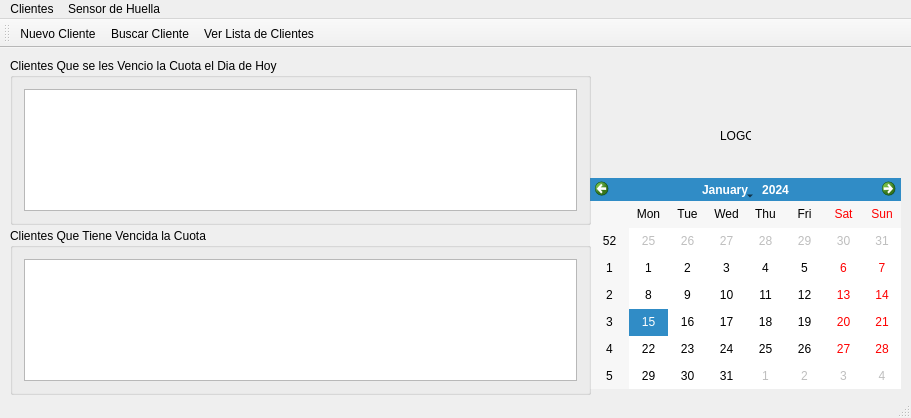
<?xml version="1.0" encoding="UTF-8"?>
<ui version="4.0">
 <class>IMCsoftware</class>
 <widget class="QMainWindow" name="IMCsoftware">
  <property name="geometry">
   <rect>
    <x>0</x>
    <y>0</y>
    <width>911</width>
    <height>418</height>
   </rect>
  </property>
  <property name="windowTitle">
   <string>IMCsoftware</string>
  </property>
  <widget class="QWidget" name="centralWidget">
   <widget class="QCalendarWidget" name="calendarWidget">
    <property name="geometry">
     <rect>
      <x>590</x>
      <y>130</y>
      <width>311</width>
      <height>211</height>
     </rect>
    </property>
   </widget>
   <widget class="QGroupBox" name="parametersBox">
    <property name="geometry">
     <rect>
      <x>10</x>
      <y>10</y>
      <width>581</width>
      <height>167</height>
     </rect>
    </property>
    <property name="title">
     <string>Clientes Que se les Vencio la Cuota el Dia de Hoy</string>
    </property>
    <layout class="QGridLayout" name="gridLayout_2">
     <item row="0" column="1">
      <widget class="QTableWidget" name="tableWidget_VencenHoy"/>
     </item>
    </layout>
   </widget>
   <widget class="QGroupBox" name="parametersBox_2">
    <property name="geometry">
     <rect>
      <x>10</x>
      <y>180</y>
      <width>581</width>
      <height>167</height>
     </rect>
    </property>
    <property name="title">
     <string>Clientes Que Tiene Vencida la Cuota</string>
    </property>
    <layout class="QGridLayout" name="gridLayout_3">
     <item row="0" column="0">
      <widget class="QTableWidget" name="tableWidget_Vencidos"/>
     </item>
    </layout>
   </widget>
   <widget class="QLabel" name="label_logo">
    <property name="geometry">
     <rect>
      <x>720</x>
      <y>80</y>
      <width>31</width>
      <height>16</height>
     </rect>
    </property>
    <property name="text">
     <string>LOGO </string>
    </property>
   </widget>
  </widget>
  <widget class="QMenuBar" name="menuBar">
   <property name="geometry">
    <rect>
     <x>0</x>
     <y>0</y>
     <width>911</width>
     <height>21</height>
    </rect>
   </property>
   <widget class="QMenu" name="menuClientes">
    <property name="title">
     <string>Clientes</string>
    </property>
    <addaction name="actionNuevo_Cliente"/>
    <addaction name="separator"/>
    <addaction name="actionBuscar_Cliente"/>
    <addaction name="separator"/>
    <addaction name="actionVer_Lista_de_Clientes"/>
    <addaction name="separator"/>
   </widget>
   <widget class="QMenu" name="menuSensor_de_Huella">
    <property name="title">
     <string>Sensor de Huella</string>
    </property>
    <addaction name="actionConnect"/>
    <addaction name="separator"/>
    <addaction name="actionDisconnect"/>
    <addaction name="separator"/>
    <addaction name="actionConfigure"/>
    <addaction name="separator"/>
    <addaction name="actionClear"/>
    <addaction name="separator"/>
    <addaction name="actionAbout"/>
    <addaction name="separator"/>
   </widget>
   <addaction name="menuClientes"/>
   <addaction name="menuSensor_de_Huella"/>
  </widget>
  <widget class="QToolBar" name="mainToolBar">
   <attribute name="toolBarArea">
    <enum>TopToolBarArea</enum>
   </attribute>
   <attribute name="toolBarBreak">
    <bool>false</bool>
   </attribute>
   <addaction name="actionNuevo_Cliente"/>
   <addaction name="actionBuscar_Cliente"/>
   <addaction name="actionVer_Lista_de_Clientes"/>
  </widget>
  <widget class="QStatusBar" name="statusBar"/>
  <action name="actionNuevo_Cliente">
   <property name="text">
    <string>Nuevo Cliente</string>
   </property>
   <property name="shortcut">
    <string>Ctrl+N</string>
   </property>
  </action>
  <action name="actionBuscar_Cliente">
   <property name="text">
    <string>Buscar Cliente</string>
   </property>
   <property name="shortcut">
    <string>Ctrl+B</string>
   </property>
  </action>
  <action name="actionVer_Lista_de_Clientes">
   <property name="text">
    <string>Ver Lista de Clientes</string>
   </property>
   <property name="shortcut">
    <string>Ctrl+L</string>
   </property>
  </action>
  <action name="actionAbout">
   <property name="text">
    <string>&amp;About</string>
   </property>
   <property name="toolTip">
    <string>About program</string>
   </property>
   <property name="shortcut">
    <string>Alt+A</string>
   </property>
  </action>
  <action name="actionAboutQt">
   <property name="text">
    <string>About Qt</string>
   </property>
  </action>
  <action name="actionConnect">
   <property name="icon">
    <iconset>
     <normaloff>:/images/connect.png</normaloff>:/images/connect.png</iconset>
   </property>
   <property name="text">
    <string>C&amp;onnect</string>
   </property>
   <property name="toolTip">
    <string>Connect to serial port</string>
   </property>
   <property name="shortcut">
    <string>Ctrl+C</string>
   </property>
  </action>
  <action name="actionDisconnect">
   <property name="icon">
    <iconset>
     <normaloff>:/images/disconnect.png</normaloff>:/images/disconnect.png</iconset>
   </property>
   <property name="text">
    <string>&amp;Disconnect</string>
   </property>
   <property name="toolTip">
    <string>Disconnect from serial port</string>
   </property>
   <property name="shortcut">
    <string>Ctrl+D</string>
   </property>
  </action>
  <action name="actionConfigure">
   <property name="icon">
    <iconset>
     <normaloff>:/images/settings.png</normaloff>:/images/settings.png</iconset>
   </property>
   <property name="text">
    <string>&amp;Configure</string>
   </property>
   <property name="toolTip">
    <string>Configure serial port</string>
   </property>
   <property name="shortcut">
    <string>Alt+C</string>
   </property>
  </action>
  <action name="actionClear">
   <property name="icon">
    <iconset>
     <normaloff>:/images/clear.png</normaloff>:/images/clear.png</iconset>
   </property>
   <property name="text">
    <string>C&amp;lear</string>
   </property>
   <property name="toolTip">
    <string>Clear data</string>
   </property>
   <property name="shortcut">
    <string>Alt+L</string>
   </property>
  </action>
  <action name="actionQuit">
   <property name="icon">
    <iconset>
     <normaloff>:/images/application-exit.png</normaloff>:/images/application-exit.png</iconset>
   </property>
   <property name="text">
    <string>&amp;Quit</string>
   </property>
   <property name="shortcut">
    <string>Ctrl+Q</string>
   </property>
  </action>
 </widget>
 <layoutdefault spacing="6" margin="11"/>
 <resources/>
 <connections/>
</ui>
